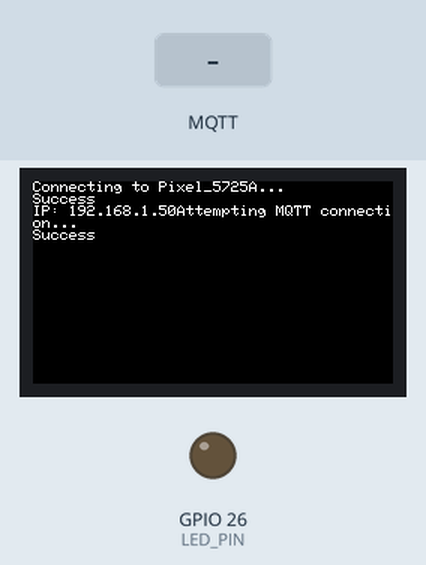
The sketch below on a simulated ESP32. On the bench: 240×135 colour display, output pins drawn as LEDs (lit = HIGH). The test bench sets the inputs (shaded band). WiFi joins after 1.5 s; servers stay silent unless stated; no MQTT or app messages arrive unless stated; what the sketch prints to the serial monitor is not drawn.

Above: at 2.8 s.
2.9 s: MQTT message "on" arrives on the first subscribed topic
At 3.4 s:
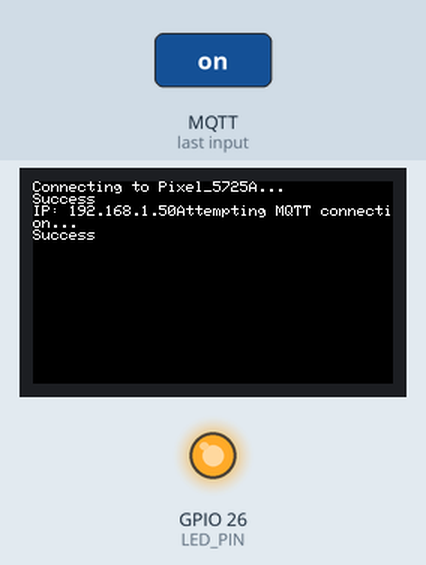
4.4 s: MQTT message "off" arrives on the first subscribed topic
At 5.7 s:
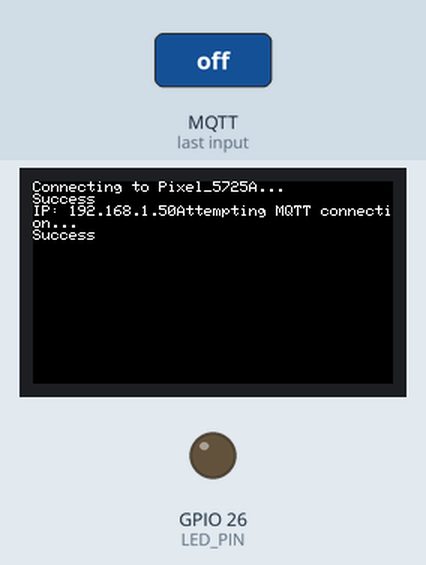
Timing chart, 0 to 7.4 s (numbered marks = the images above; inputs shaded):
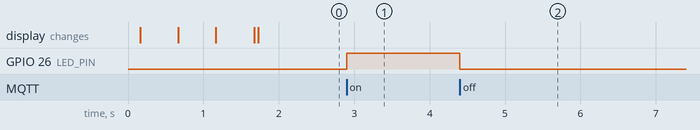

The sketch:

led-mqtt.ino
```cpp
#include "M5StickCPlus.h"
#include <WiFi.h>
#include <PubSubClient.h>

WiFiClient espClient;
PubSubClient client(espClient);

const char* ssid        = "Pixel_5725A";     // WiFi SSID
const char* password    = "82208220*Tt";    // WiFi password
const char* mqtt_server = "192.168.96.183";
// const char* username    = "mqtt-user";
// const char* pwd         = "P@ssw0rd";

#define LED_PIN 26

void setupWifi();
void callback(char* topic, byte* payload, unsigned int length);
void reConnect();

void setup() {
    M5.begin();
    Serial.begin(115200);
    M5.Lcd.setRotation(3);
    setupWifi();
    client.setServer(mqtt_server, 1883);
    client.setCallback(callback);
    pinMode(LED_PIN, OUTPUT);
}

void loop() {
    if (!client.connected()) {
        reConnect();
    }
    client.loop();
}

void setupWifi() {
    delay(10);
    M5.Lcd.printf("Connecting to %s", ssid);
    WiFi.mode(WIFI_STA);
    WiFi.begin(ssid, password);

    while (WiFi.status() != WL_CONNECTED) {
        delay(500);
        M5.Lcd.print(".");
    }
    M5.Lcd.printf("\nSuccess\n");
    Serial.println(WiFi.localIP());
    M5.Lcd.print("IP: ");
    M5.Lcd.print(WiFi.localIP());
}

/**
 * @brief Callback function for handling messages received on subscribed topics.
 *
 * This function is called when a message is received on the "led-control" topic.
 * It extracts the LED control command from the payload and performs the corresponding action.
 *
 * @param topic The topic of the received message.
 * @param payload The payload of the received message.
 * @param length The length of the payload.
 */
void callback(char* topic, byte* payload, unsigned int length) {
    // Handle messages received on subscribed topics
    if (strcmp(topic, "led-control") == 0) {
      Serial.println("Received LED Control Msg");

      // Extract the LED control command from the payload
      char controlCommand[length + 1];
      memcpy(controlCommand, payload, length);
      controlCommand[length] = '\0';

      if (strcmp(controlCommand, "on") == 0) {
        digitalWrite(LED_PIN, HIGH);
      } else if (strcmp(controlCommand, "off") == 0) {
        digitalWrite(LED_PIN, LOW);
      }

      // Send acknowledgment back
      client.publish("led-ack", "Command received");
    }
}

void reConnect() {
    while (!client.connected()) {
        M5.Lcd.print("Attempting MQTT connection...");
        String clientId = "M5Stack-Led-Control";
        if (client.connect(clientId.c_str())) {
            M5.Lcd.printf("\nSuccess\n");
            // Subscribe to the LED control topic
            client.subscribe("led-control");
        } else {
            M5.Lcd.print("failed, rc=");
            M5.Lcd.print(client.state());
            M5.Lcd.println("try again in 5 seconds");
            delay(5000);
        }
    }
}
```

Measured:
- after the input at 2.9 s, GPIO 26 (LED_PIN): LOW → HIGH at once
- after the input at 4.4 s, GPIO 26 (LED_PIN): HIGH → LOW at once
